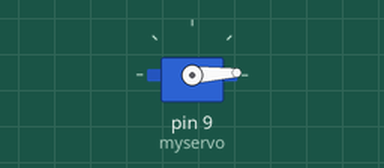
The sketch below on a simulated Arduino Uno, built with avr-gcc and run on an emulated ATmega328P. Shown: servo.

Above: at 0.05 s.
At 1.2 s:
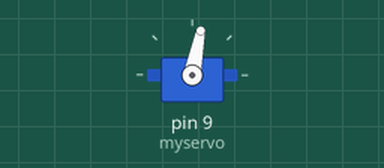
At 2.6 s:
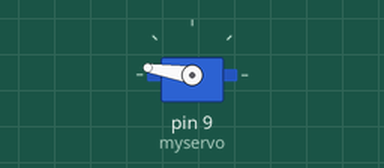
At 5.2 s:
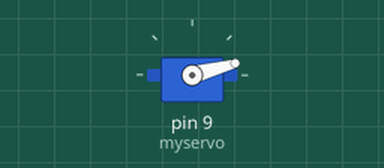
Timing chart, 0 to 7.0 s (numbered marks = the images above):
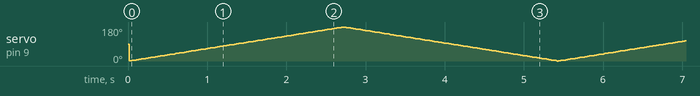

The sketch:

bonus_iib2_pwm_servo.ino
```cpp
#include <Servo.h>

Servo myservo;

int angle = 0;
int direction = 1;

unsigned long previous_step = 0;
const unsigned long step_interval = 15;


void setup() {
  myservo.attach(9);


}

void loop() {

  unsigned long currenttime = millis();

  if(currenttime - previous_step >= step_interval){
    previous_step = currenttime;

    angle += direction;

    if(angle >= 180){
      angle = 180;
      direction = -1;

    }

    if(angle <= 0){
      angle = 0;
      direction = 1;

    }

    myservo.write(angle);


  }

}
```
